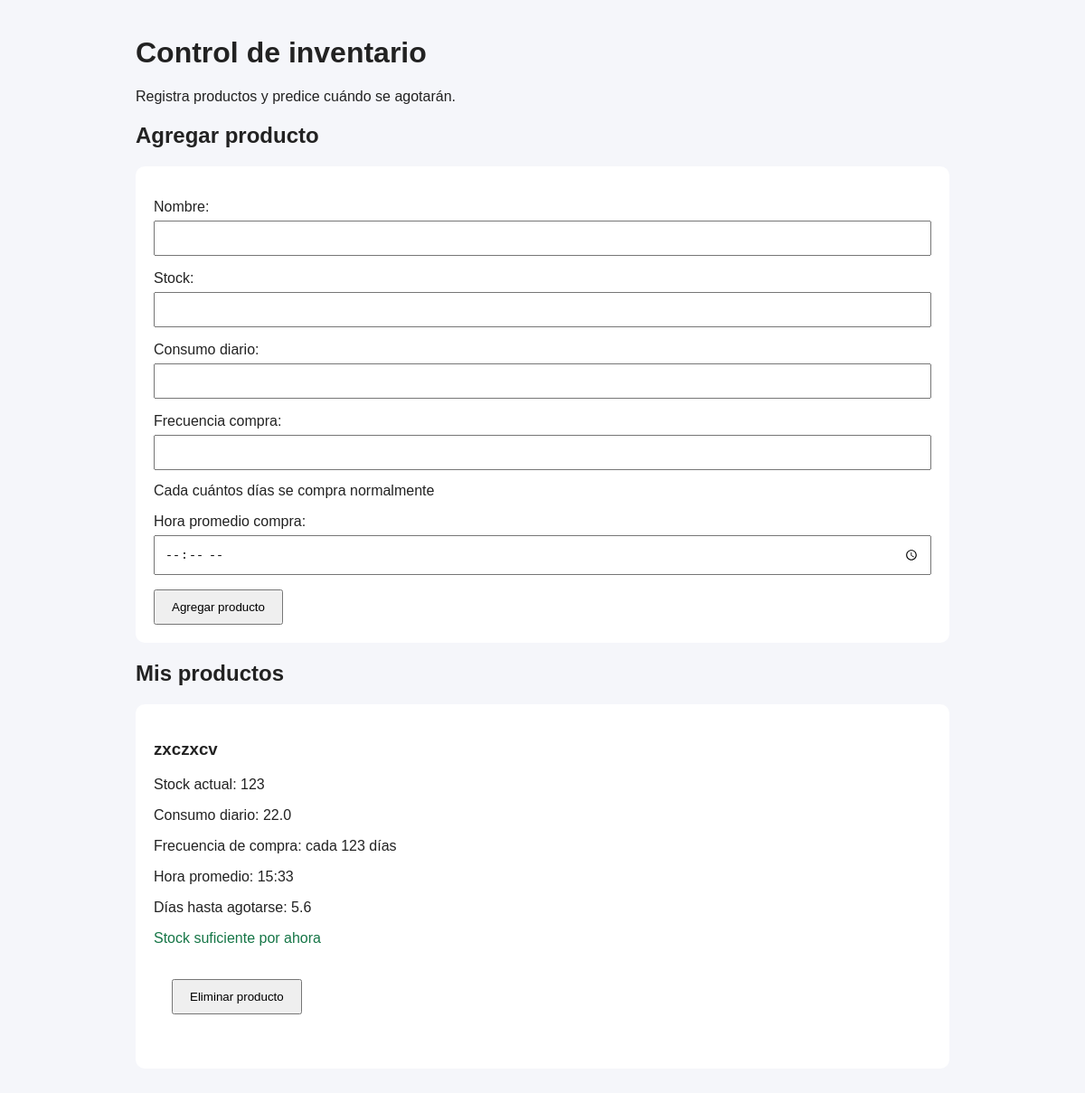
The app's page /, older data.
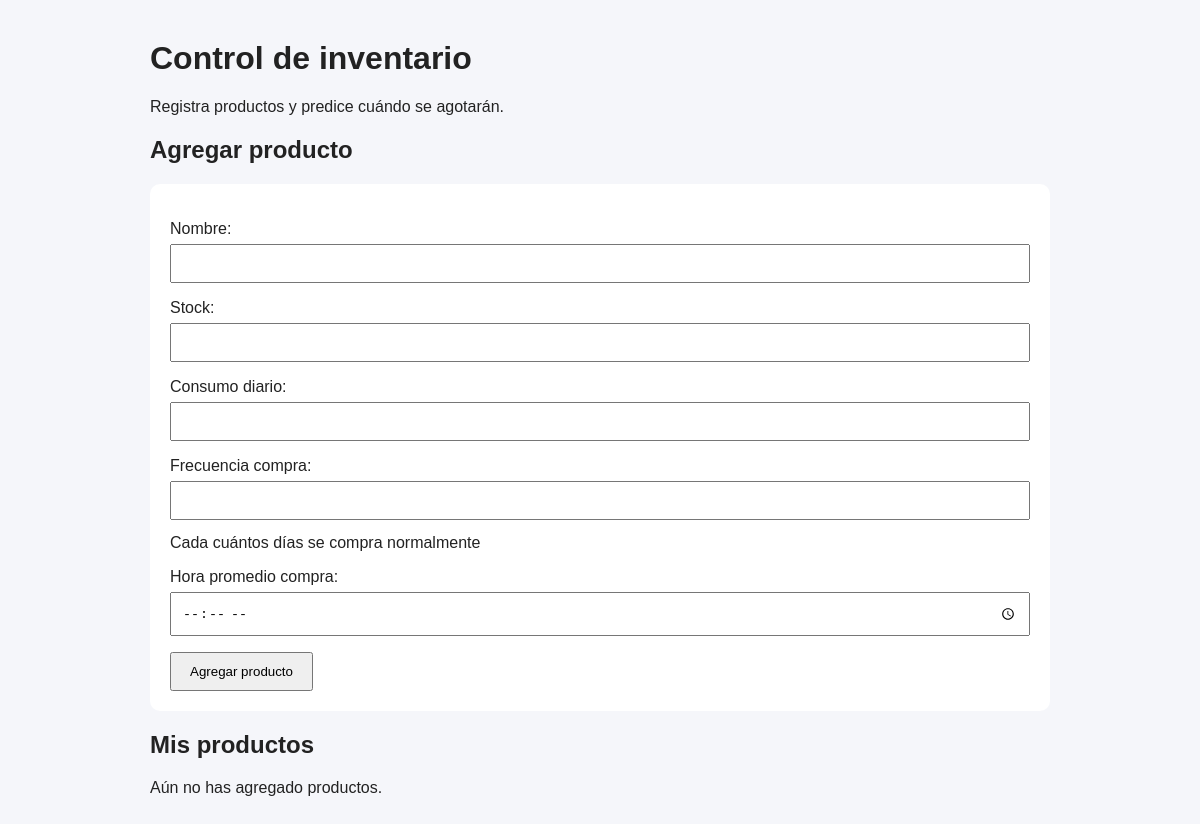
The same page, newer data.
### inventario/models.py (models this page shows, shortened)
class Producto(models.Model):
    nombre = models.CharField(max_length=100)
    stock = models.PositiveIntegerField()
    consumo_diario = models.FloatField()
    frecuencia_compra = models.PositiveIntegerField(
        help_text="Cada cuántos días se compra normalmente"
    )
    hora_promedio_compra = models.TimeField()
    def dias_restantes(self):
        if self.consumo_diario <= 0:
            return None
        return self.stock / self.consumo_diario
    def cerca_de_agotarse(self):
        dias = self.dias_restantes()
        return dias is not None and dias <= 3

### inventario/views.py (the view)
# urls.py: path("", views.inicio, name="inicio"),
def inicio(request):
    if request.method == "POST":
        form = ProductoForm(request.POST)
        if form.is_valid():
            form.save()
            return redirect("inicio")
    else:
        form = ProductoForm()
    productos = Producto.objects.all()
    return render(request, "inventario/inicio.html", {
        "form": form,
        "productos": productos,
    })

### inventario/forms.py
class ProductoForm(forms.ModelForm):
    class Meta:
        model = Producto
        fields = [
            "nombre",
            "stock",
            "consumo_diario",
            "frecuencia_compra",
            "hora_promedio_compra",
        ]
        widgets = {
            "hora_promedio_compra": forms.TimeInput(
                format="%H:%M",
                attrs={"type": "time"}
            )
        }

### templates/inventario/inicio.html (shortened to what this page needs)
<!DOCTYPE html>
<html lang="es">
<head>
</head>
<body>
    <h1>Control de inventario</h1>
    <p>Registra productos y predice cuándo se agotarán.</p>
    <h2>Agregar producto</h2>
    <form method="post">
        {{ form.as_p }}
        <button type="submit">Agregar producto</button>
    </form>
    <h2>Mis productos</h2>
    {% for producto in productos %}
        <div class="producto">
            <h3>{{ producto.nombre }}</h3>
            <p>Stock actual: {{ producto.stock }}</p>
            <p>Consumo diario: {{ producto.consumo_diario }}</p>
            <p>Frecuencia de compra:
                cada {{ producto.frecuencia_compra }} días
            </p>
            <p>Hora promedio:
                {{ producto.hora_promedio_compra|time:"H:i" }}
            </p>
            {% if producto.dias_restantes is not None %}
                <p>
                    Días hasta agotarse:
                    {{ producto.dias_restantes|floatformat:1 }}
                </p>
                {% if producto.cerca_de_agotarse %}
                    <p class="alerta">
                        ⚠️ ¡Este producto está cerca de agotarse!
                    </p>
                {% else %}
                    <p class="normal">Stock suficiente por ahora</p>
                {% endif %}
            {% else %}
                <p>No se puede calcular la predicción.</p>
            {% endif %}
            <form method="post"
                    action="{% url 'eliminar_producto' producto.id %}">
                    <button type="submit"
                            onclick="return confirm('¿Estás seguro de eliminar este producto?')">
                        Eliminar producto
                    </button>
                </form>
        </div>
    {% empty %}
        <p>Aún no has agregado productos.</p>
    {% endfor %}
</body>
</html>

Row changes from the older to the newer data that the page shows:
removed Producto: nombre "zxczxcv", stock "123", consumo_diario "22.0", frecuencia_compra "123", hora_promedio_compra "15:33", dias_restantes "5.6", shows "Stock suficiente por ahora"
Text that changed along with them:
text now shown: "Aún no has agregado productos."
